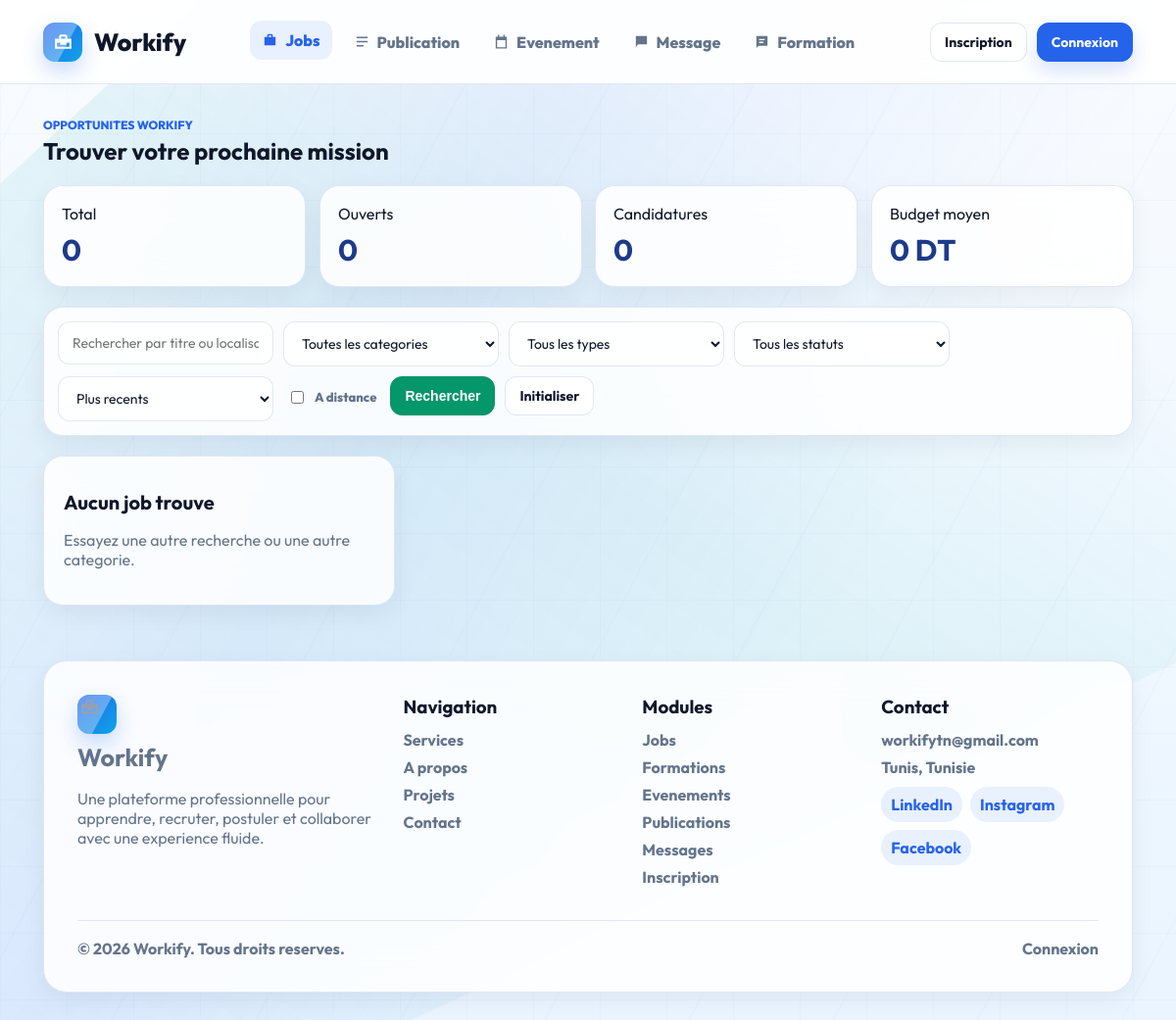
Before: /controller/JobC.php?office=front&action=list with the older database file.
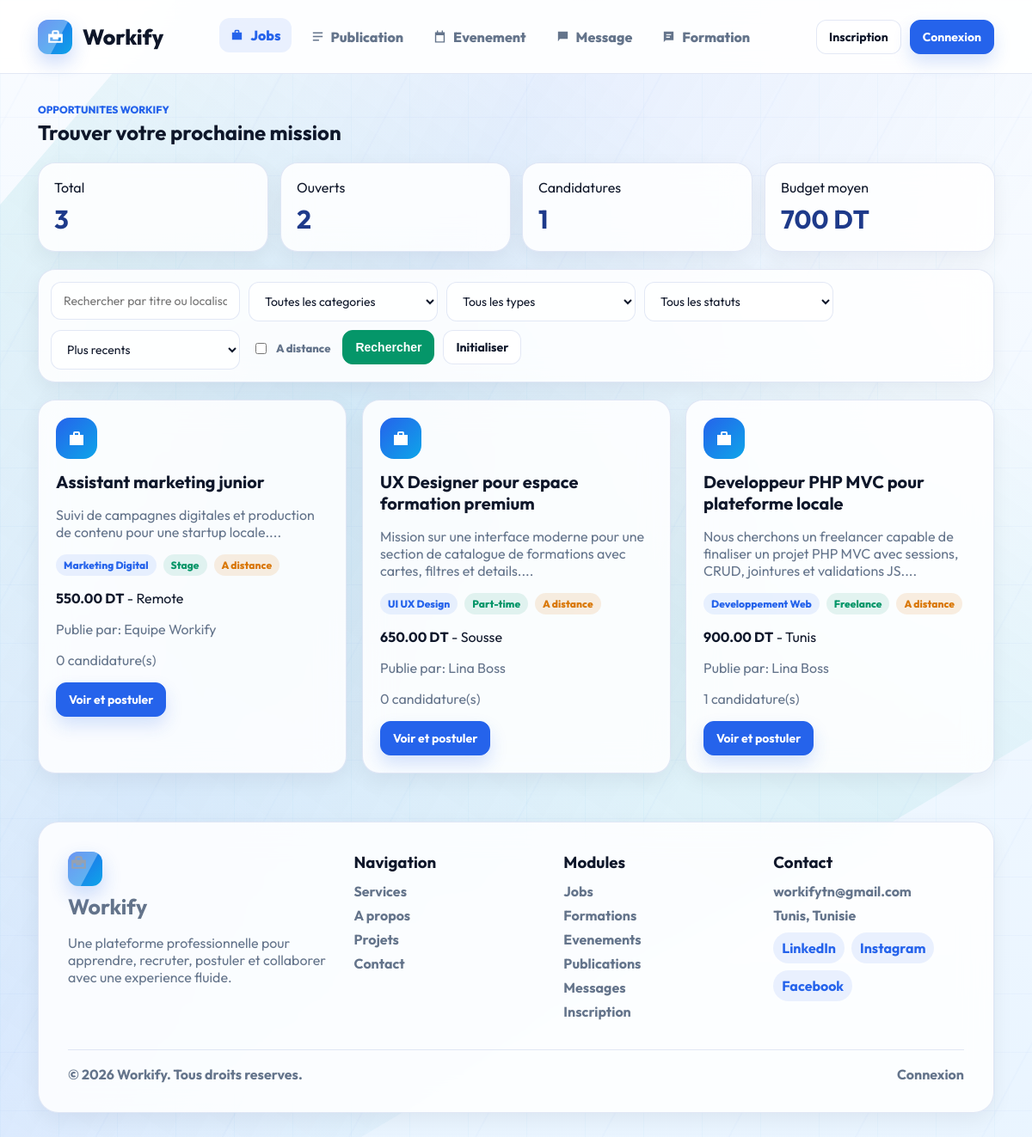
After: the same page with the newer database file.
### tables this page shows
CREATE TABLE `jobs` (
  `id` int(11) NOT NULL AUTO_INCREMENT,
  `title` varchar(180) NOT NULL,
  `description` text NOT NULL,
  `budget` decimal(10,2) NOT NULL DEFAULT 0.00,
  `category_id` int(11) NOT NULL,
  `location` varchar(120) NOT NULL,
  `is_remote` tinyint(1) NOT NULL DEFAULT 0,
  `job_type` enum('Freelance','Full-time','Stage','Part-time') NOT NULL DEFAULT 'Freelance',
  `status` enum('open','draft','closed') NOT NULL DEFAULT 'open',
  `publisher_id` int(11) NOT NULL,
  `created_at` datetime NOT NULL DEFAULT current_timestamp(),
  PRIMARY KEY (`id`),
  KEY `fk_jobs_category` (`category_id`),
  KEY `fk_jobs_publisher` (`publisher_id`),
  CONSTRAINT `fk_jobs_category` FOREIGN KEY (`category_id`) REFERENCES `categories` (`id`) ON UPDATE CASCADE,
  CONSTRAINT `fk_jobs_publisher` FOREIGN KEY (`publisher_id`) REFERENCES `utilisateurs` (`id`) ON DELETE CASCADE ON UPDATE CASCADE
);

CREATE TABLE `categories` (
  `id` int(11) NOT NULL AUTO_INCREMENT,
  `name` varchar(120) NOT NULL,
  `slug` varchar(120) NOT NULL,
  `scope` enum('all','formation','job') NOT NULL DEFAULT 'all',
  `description` varchar(255) DEFAULT NULL,
  PRIMARY KEY (`id`),
  UNIQUE KEY `slug` (`slug`)
);

### controller/JobModel.php (called while the page is built, shortened)
<?php
class JobModel
{
    public function listeJobs($search = '', $idCategorie = '', $type = '', $statut = '', $remoteOnly = '', $sort = 'date_desc')
    {
        $sql = 'SELECT j.*, c.name AS nom_categorie,
                       CONCAT(u.first_name, " ", u.last_name) AS nom_publisher,
                       (SELECT COUNT(*) FROM candidatures ca WHERE ca.job_id = j.id) AS total_candidatures
                FROM jobs j
                INNER JOIN categories c ON j.category_id = c.id
                INNER JOIN utilisateurs u ON j.publisher_id = u.id
                WHERE 1 = 1';
        $params = [];
        if ($sort === 'budget_asc') {
            $sql .= ' ORDER BY j.budget ASC';
        } elseif ($sort === 'budget_desc') {
            $sql .= ' ORDER BY j.budget DESC';
        } elseif ($sort === 'date_asc') {
            $sql .= ' ORDER BY j.created_at ASC';
        } else {
            $sql .= ' ORDER BY j.created_at DESC, j.id DESC';
        }
        $db = config::getConnexion();
        try {
            $query = $db->prepare($sql);
            $query->execute($params);
            return $query->fetchAll();
        } catch (Exception $e) {
            die('Erreur: ' . $e->getMessage());
        }
    }
}
?>

### view/jobs/list.php (the view, shortened to what the rows shown need)
<?php
$jobs = isset($jobs) ? $jobs : [];
include __DIR__ . '/../includes/header.php';
?>
<div class="toolbar">
    <div>
        <h2><?= $office === 'back' ? 'Centre des jobs' : 'Trouver votre prochaine mission'; ?></h2>
    </div>
</div>
<?php if ($office === 'front') { ?>
    <div class="formation-grid">
        <?php foreach ($jobs as $jobItem) { ?>
            <article class="formation-card">
                <div class="course-icon">
                    <svg viewBox="0 0 24 24"><path d="M10 4h4a2 2 0 0 1 2 2v2h4v12H4V8h4V6a2 2 0 0 1 2-2zm4 4V6h-4v2h4z"/></svg>
                </div>
                <h3><?= htmlspecialchars($jobItem['title'], ENT_QUOTES); ?></h3>
                <p class="muted"><?= htmlspecialchars(substr($jobItem['description'], 0, 120), ENT_QUOTES); ?>...</p>
                <div class="card-meta">
                    <span class="badge"><?= htmlspecialchars($jobItem['nom_categorie'], ENT_QUOTES); ?></span>
                    <span class="badge badge-green"><?= htmlspecialchars($jobItem['job_type'], ENT_QUOTES); ?></span>
                    <span class="badge badge-amber"><?= $jobItem['is_remote'] ? 'A distance' : 'Sur site'; ?></span>
                </div>
                <p><strong><?= number_format((float) $jobItem['budget'], 2, '.', ' '); ?> DT</strong> - <?= htmlspecialchars($jobItem['location'], ENT_QUOTES); ?></p>
                <p class="muted">Publie par: <?= htmlspecialchars($jobItem['nom_publisher'], ENT_QUOTES); ?></p>
                <p class="muted"><?= (int) $jobItem['total_candidatures']; ?> candidature(s)</p>
                <a class="btn btn-primary" href="../controller/JobC.php?office=front&action=detail&id=<?= (int) $jobItem['id']; ?>">Voir et postuler</a>
            </article>
        <?php } ?>
    </div>
<?php } ?>
<?php include __DIR__ . '/../includes/footer.php'; ?>

Changed rows visible on the page:
added jobs: title "Assistant marketing junior", description "Suivi de campagnes digitales et production de contenu pour une startup locale.", category.name "Marketing Digital", job_type "Stage", is_remote "A distance", budget "550.00", location "Remote", nom_publisher "Equipe Workify", total_candidatures "0"
added jobs: title "UX Designer pour espace formation premium", description "Mission sur une interface moderne pour une section de catalogue de formations avec cartes, filtres et details.", category.name "UI UX Design", job_type "Part-time", is_remote "A distance", budget "650.00", location "Sousse", nom_publisher "Lina Boss", total_candidatures "0"
added jobs: title "Developpeur PHP MVC pour plateforme locale", description "Nous cherchons un freelancer capable de finaliser un projet PHP MVC avec sessions, CRUD, jointures et validations JS.", category.name "Developpement Web", job_type "Freelance", is_remote "A distance", budget "900.00", location "Tunis", nom_publisher "Lina Boss", total_candidatures "1"
Other visible differences:
$statistiques['total']: "0" → "3"
$statistiques['ouverts']: "0" → "2"
$statistiques['candidatures']: "0" → "1"
$statistiques['budget_moyen']: "0" → "700"
text no longer shown: "Aucun job trouve Essayez une autre recherche ou une autre categorie."
